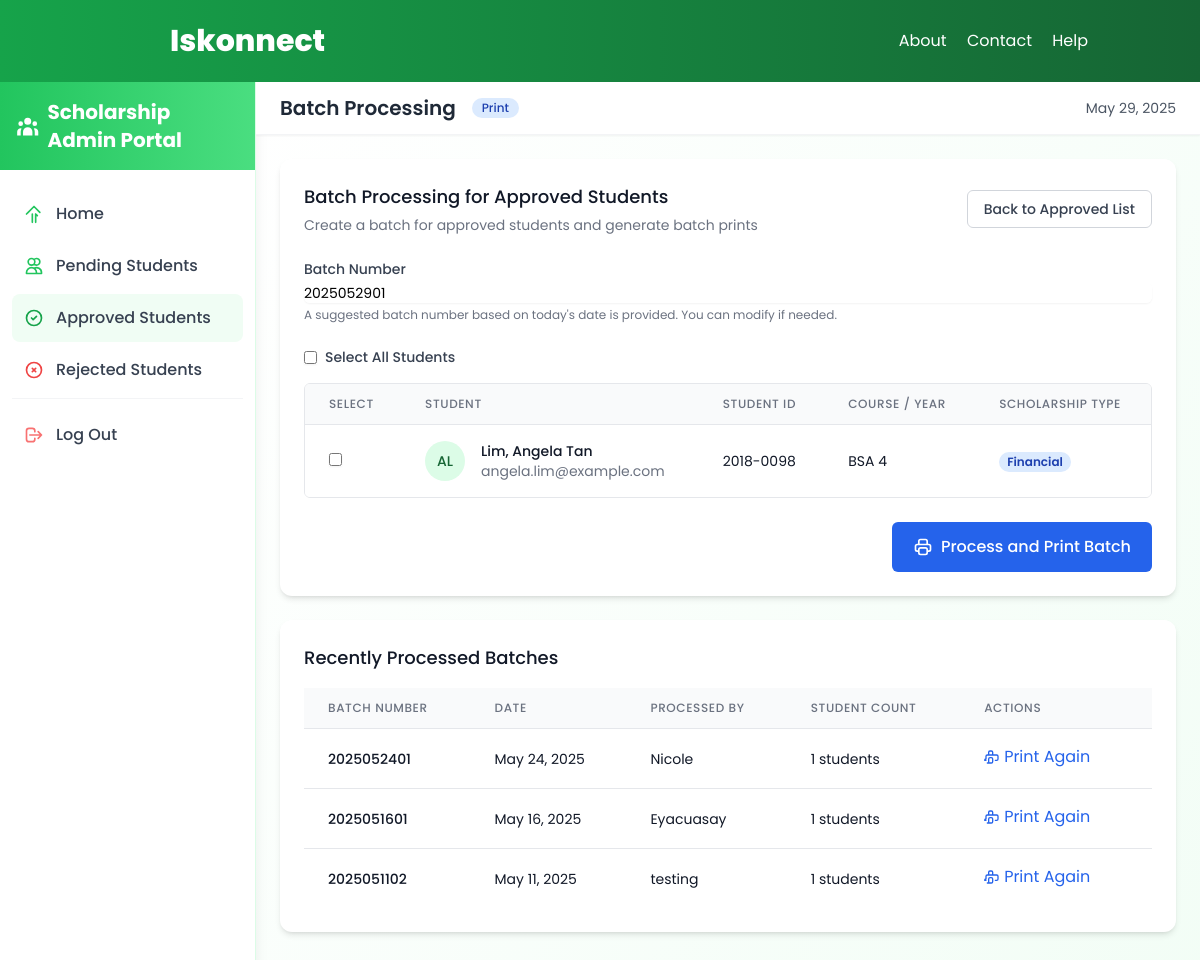
Page /ched/batch.php (signed in) on the committed database.
### tables this page shows
CREATE TABLE `students` (
  `id` int(11) NOT NULL,
  `scholarship_type` varchar(50) DEFAULT NULL,
  `last_name` varchar(100) DEFAULT NULL,
  `first_name` varchar(100) DEFAULT NULL,
  `middle_name` varchar(100) DEFAULT NULL,
  `course_yr` varchar(50) DEFAULT NULL,
  `civil_status` varchar(50) DEFAULT NULL,
  `photo` varchar(255) DEFAULT NULL,
  `gender` varchar(10) DEFAULT NULL,
  `date_of_birth` date DEFAULT NULL,
  `place_of_birth` varchar(100) DEFAULT NULL,
  `student_id` varchar(50) DEFAULT NULL,
  `address` varchar(255) DEFAULT NULL,
  `residence_type` varchar(50) DEFAULT NULL,
  `guardian_name` varchar(100) DEFAULT NULL,
  `telephone` varchar(50) DEFAULT NULL,
  `religion` varchar(50) DEFAULT NULL,
  `existing_scholarship` varchar(100) DEFAULT NULL,
  `mobile` varchar(50) DEFAULT NULL,
  `email` varchar(100) DEFAULT NULL,
  `is_pwd` varchar(5) DEFAULT NULL,
  `disability_type` varchar(100) DEFAULT NULL,
  `parent_status` varchar(50) DEFAULT NULL,
  `father_name` varchar(100) DEFAULT NULL,
  `father_age` int(3) DEFAULT NULL,
  `father_address` varchar(255) DEFAULT NULL,
  `father_tel` varchar(50) DEFAULT NULL,
  `father_mobile` varchar(50) DEFAULT NULL,
  `father_email` varchar(100) DEFAULT NULL,
  `father_occupation` varchar(100) DEFAULT NULL,
  `father_company` varchar(100) DEFAULT NULL,
  `father_income` decimal(10,2) DEFAULT NULL,
  `father_years_service` int(3) DEFAULT NULL,
  `father_education` varchar(100) DEFAULT NULL,
  `father_school` varchar(100) DEFAULT NULL,
  `father_unemployment_reason` text DEFAULT NULL,
  `mother_name` varchar(100) DEFAULT NULL,
  `mother_age` int(3) DEFAULT NULL,
  `mother_address` varchar(255) DEFAULT NULL,
  `mother_tel` varchar(50) DEFAULT NULL,
  `mother_mobile` varchar(50) DEFAULT NULL,
  `mother_email` varchar(100) DEFAULT NULL,
  `mother_occupation` varchar(100) DEFAULT NULL,
  `mother_company` varchar(100) DEFAULT NULL,
  `mother_income` decimal(10,2) DEFAULT NULL,
  `mother_years_service` int(3) DEFAULT NULL,
  `mother_education` varchar(100) DEFAULT NULL,
  `mother_school` varchar(100) DEFAULT NULL,
  `mother_unemployment_reason` text DEFAULT NULL,
  `working_siblings` int(3) DEFAULT NULL,
  `studying_siblings` int(3) DEFAULT NULL,
  `total_siblings` int(3) DEFAULT NULL,
  `house_rental` decimal(10,2) DEFAULT NULL,
  `food_grocery` decimal(10,2) DEFAULT NULL,
  `car_loan` decimal(10,2) DEFAULT NULL,
  `other_loan` decimal(10,2) DEFAULT NULL,
  `school_bus` decimal(10,2) DEFAULT NULL,
  `transportation` decimal(10,2) DEFAULT NULL,
  `education_plan` decimal(10,2) DEFAULT NULL,
  `insurance_policy` decimal(10,2) DEFAULT NULL,
  `health_insurance` decimal(10,2) DEFAULT NULL,
  `govt_loans` decimal(10,2) DEFAULT NULL,
  `clothing` decimal(10,2) DEFAULT NULL,
  `utilities` decimal(10,2) DEFAULT NULL,
  `communication` decimal(10,2) DEFAULT NULL,
  `helper_count` int(3) DEFAULT NULL,
  `helper_expense` decimal(10,2) DEFAULT NULL,
  `driver_count` int(3) DEFAULT NULL,
  `driver_expense` decimal(10,2) DEFAULT NULL,
  `medicines` decimal(10,2) DEFAULT NULL,
  `doctors_fee` decimal(10,2) DEFAULT NULL,
  `hospitalization` decimal(10,2) DEFAULT NULL,
  `recreation` decimal(10,2) DEFAULT NULL,
  `other_monthly_expenses` decimal(10,2) DEFAULT NULL,
  `total_monthly_expenses` decimal(10,2) DEFAULT NULL,
  `annual_monthly_expenses` decimal(10,2) DEFAULT NULL,
  `tuition` decimal(10,2) DEFAULT NULL,
  `withholding_tax` decimal(10,2) DEFAULT NULL,
  `govt_contributions` decimal(10,2) DEFAULT NULL,
  `other_annual_expenses` decimal(10,2) DEFAULT NULL,
  `annual_expenses_subtotal` decimal(10,2) DEFAULT NULL,
  `total_annual_expenses` decimal(10,2) DEFAULT NULL,
  `parents_annual_pay` decimal(10,2) DEFAULT NULL,
  `siblings_annual_pay` decimal(10,2) DEFAULT NULL,
  `business_income` decimal(10,2) DEFAULT NULL,
  `land_rental_income` decimal(10,2) DEFAULT NULL,
  `property_rental_income` decimal(10,2) DEFAULT NULL,
  `pension_income` decimal(10,2) DEFAULT NULL,
  `commission_income` decimal(10,2) DEFAULT NULL,
  `relative_support` decimal(10,2) DEFAULT NULL,
  `bank_deposits` decimal(10,2) DEFAULT NULL,
  `other_income` decimal(10,2) DEFAULT NULL,
  `total_annual_income` decimal(10,2) DEFAULT NULL,
  `secondary_school` varchar(100) DEFAULT NULL,
  `school_location` varchar(100) DEFAULT NULL,
  `year_graduated` varchar(20) DEFAULT NULL,
  `general_average` varchar(20) DEFAULT NULL,
  `honors_awards` text DEFAULT NULL,
  `reference1_name` varchar(100) DEFAULT NULL,
  `reference1_relationship` varchar(50) DEFAULT NULL,
  `reference1_contact` varchar(50) DEFAULT NULL,
  `reference2_name` varchar(100) DEFAULT NULL,
  `reference2_relationship` varchar(50) DEFAULT NULL,
  `reference2_contact` varchar(50) DEFAULT NULL,
  `req_photo` tinyint(1) DEFAULT 0,
  `req_itr` tinyint(1) DEFAULT 0,
  `req_ofw` tinyint(1) DEFAULT 0,
  `req_grades` tinyint(1) DEFAULT 0,
  `req_moral` tinyint(1) DEFAULT 0,
  `req_letter` tinyint(1) DEFAULT 0,
  `req_schedule` tinyint(1) DEFAULT 0,
  `office_received` varchar(100) DEFAULT NULL,
  `office_screened` varchar(100) DEFAULT NULL,
  `office_remarks` text DEFAULT NULL,
  `status` varchar(20) DEFAULT 'Pending',
  `created_at` timestamp NOT NULL DEFAULT current_timestamp(),
  `updated_at` timestamp NOT NULL DEFAULT current_timestamp() ON UPDATE current_timestamp(),
  `batch_number` varchar(50) DEFAULT NULL,
  `batch_date` date DEFAULT NULL,
  `processed_by` varchar(100) DEFAULT NULL
);

### ched/batch.php (the view, shortened to what the rows shown need)
<?php
include '../components/conn.php';
$query = "SELECT * FROM students WHERE status = 'Approved' AND (batch_number IS NULL OR batch_number = '') ORDER BY last_name ASC";
$result = mysqli_query($conn, $query);
?>
<?php include '../components/header.php'; ?>
<div class="flex h-screen bg-white overflow-hidden">
    <div class="w-64 bg-white border-r border-green-100 flex flex-col shadow-lg z-10 relative">        <div class="p-4 mb-2 bg-gradient-to-r from-green-500 to-green-400 text-white">
            <div class="flex items-center justify-center">
                <h1 class="text-xl font-bold">Scholarship Admin Portal</h1>
            </div>
        </div>
    </div>
    <div class="flex-1 overflow-y-auto bg-gradient-to-br from-white to-green-50 relative">
        <div class="bg-white shadow-sm border-b border-gray-100 px-6 py-3 flex items-center justify-between sticky top-0 z-10">
            <div class="flex items-center">
                <h2 class="text-xl font-semibold text-gray-800">Batch Processing</h2>
            </div>
        </div>
        <div class="p-6 animate__animated animate__fadeIn">
            <div class="bg-white rounded-xl shadow-md overflow-hidden mb-6">
                <div class="p-6">
                    <form action="" method="post" id="batchForm">
                        <?php if (mysqli_num_rows($result) == 0): ?>
                            <div class="text-center py-10">
                                <svg class="mx-auto h-12 w-12 text-gray-400" fill="none" stroke="currentColor" viewBox="0 0 24 24" xmlns="http://www.w3.org/2000/svg">
                                    <path stroke-linecap="round" stroke-linejoin="round" stroke-width="2" d="M9 5H7a2 2 0 00-2 2v12a2 2 0 002 2h10a2 2 0 002-2V7a2 2 0 00-2-2h-2M9 5a2 2 0 002 2h2a2 2 0 002-2M9 5a2 2 0 012-2h2a2 2 0 012 2"></path>
                                </svg>
                                <h3 class="mt-2 text-sm font-medium text-gray-900">No approved students found</h3>
                                <p class="mt-1 text-sm text-gray-500">
                                    There are no approved students to process at this time.
                                </p>
                            </div>
                        <?php else: ?>
                            <div class="overflow-x-auto border border-gray-200 rounded-md">
                                <table class="min-w-full divide-y divide-gray-200">
                                    <thead class="bg-gray-50">
                                        <tr>
                                            <th scope="col" class="px-6 py-3 text-left text-xs font-medium text-gray-500 uppercase tracking-wider">Select</th>
                                            <th scope="col" class="px-6 py-3 text-left text-xs font-medium text-gray-500 uppercase tracking-wider">Student</th>
                                            <th scope="col" class="px-6 py-3 text-left text-xs font-medium text-gray-500 uppercase tracking-wider">Student ID</th>
                                            <th scope="col" class="px-6 py-3 text-left text-xs font-medium text-gray-500 uppercase tracking-wider">Course / Year</th>
                                            <th scope="col" class="px-6 py-3 text-left text-xs font-medium text-gray-500 uppercase tracking-wider">Scholarship Type</th>
                                        </tr>
                                    </thead>
                                    <tbody class="bg-white divide-y divide-gray-200">
                                        <?php while ($row = mysqli_fetch_assoc($result)): ?>
                                            <tr class="hover:bg-gray-50">
                                                <td class="px-6 py-4 whitespace-nowrap">
                                                    <input type="checkbox" name="selected_students[]" value="<?php echo $row['id']; ?>"
                                                           class="student-checkbox rounded border-gray-300 text-blue-600 shadow-sm focus:border-blue-300 focus:ring focus:ring-offset-0 focus:ring-blue-200 focus:ring-opacity-50">
                                                </td>
                                                <td class="px-6 py-4 whitespace-nowrap">
                                                    <div class="flex items-center">
                                                        <div class="flex-shrink-0 h-10 w-10">
                                                            <?php if (!empty($row['photo'])): ?>
                                                                <img class="h-10 w-10 rounded-full object-cover" src="<?php echo htmlspecialchars('../uploads/' . $row['photo']); ?>" alt="">
                                                            <?php else: ?>
                                                                <div class="h-10 w-10 rounded-full bg-green-100 flex items-center justify-center">
                                                                    <span class="text-green-800 font-medium text-sm">
                                                                        <?php echo strtoupper(substr($row['first_name'], 0, 1) . substr($row['last_name'], 0, 1)); ?>
                                                                    </span>
                                                                </div>
                                                            <?php endif; ?>
                                                        </div>
                                                        <div class="ml-4">
                                                            <div class="text-sm font-medium text-gray-900">
                                                                <?php echo htmlspecialchars($row['last_name'] . ', ' . $row['first_name'] . ' ' . $row['middle_name']); ?>
                                                            </div>
                                                            <div class="text-sm text-gray-500">
                                                                <?php echo htmlspecialchars($row['email']); ?>
                                                            </div>
                                                        </div>
                                                    </div>
                                                </td>
                                                <td class="px-6 py-4 whitespace-nowrap">
                                                    <div class="text-sm text-gray-900"><?php echo htmlspecialchars($row['student_id']); ?></div>
                                                </td>
                                                <td class="px-6 py-4 whitespace-nowrap">
                                                    <div class="text-sm text-gray-900"><?php echo htmlspecialchars($row['course_yr']); ?></div>
                                                </td>
                                                <td class="px-6 py-4 whitespace-nowrap">
                                                    <?php if ($row['scholarship_type'] == 'Financial Assistantship'): ?>
                                                        <span class="px-2 inline-flex text-xs leading-5 font-semibold rounded-full bg-blue-100 text-blue-800">
                                                            Financial
                                                        </span>
                                                    <?php else: ?>
                                                        <span class="px-2 inline-flex text-xs leading-5 font-semibold rounded-full bg-purple-100 text-purple-800">
                                                            Student Assistantship
                                                        </span>
                                                    <?php endif; ?>
                                                </td>
                                            </tr>
                                        <?php endwhile; ?>
                                    </tbody>
                                </table>
                            </div>
                        <?php endif; ?>
                    </form>
                </div>
            </div>
            <div class="bg-white rounded-xl shadow-md overflow-hidden">
                <div class="p-6">
                    <?php
                    $recent_batches_query = "SELECT
                                              batch_number,
                                              batch_date,
                                              processed_by,
                                              COUNT(*) as student_count
                                             FROM students
                                             WHERE batch_number IS NOT NULL
                                             GROUP BY batch_number
                                             ORDER BY batch_date DESC
                                             LIMIT 5";
                    $recent_batches = mysqli_query($conn, $recent_batches_query);
                    if (mysqli_num_rows($recent_batches) == 0): ?>
                        <p class="text-sm text-gray-500">No batches have been processed yet.</p>
                    <?php else: ?>
                        <div class="overflow-x-auto">
                            <table class="min-w-full divide-y divide-gray-200">
                                <thead class="bg-gray-50">
                                    <tr>
                                        <th scope="col" class="px-6 py-3 text-left text-xs font-medium text-gray-500 uppercase tracking-wider">Batch Number</th>
                                        <th scope="col" class="px-6 py-3 text-left text-xs font-medium text-gray-500 uppercase tracking-wider">Date</th>
                                        <th scope="col" class="px-6 py-3 text-left text-xs font-medium text-gray-500 uppercase tracking-wider">Processed By</th>
                                        <th scope="col" class="px-6 py-3 text-left text-xs font-medium text-gray-500 uppercase tracking-wider">Student Count</th>
                                        <th scope="col" class="px-6 py-3 text-left text-xs font-medium text-gray-500 uppercase tracking-wider">Actions</th>
                                    </tr>
                                </thead>
                            </table>
                        </div>
                    <?php endif; ?>
                </div>
            </div>
        </div>
    </div>
</div>
<?php include '../components/footer.php'; ?>

### rows in the picture
students: first_name+last_name "AL", last_name+first_name+middle_name "Lim, Angela Tan", email "angela.lim@example.com", student "2018-0098", course_yr "BSA 4", shows "Financial"

### other values in the picture
$batch['batch_number'] "2025052401"
date('F j, Y', strtotime($batch['batch_date'])) "May 24, 2025"
$batch['processed_by'] "Nicole"
$batch['student_count'] "1"
$batch['batch_number'] "2025051601"
date('F j, Y', strtotime($batch['batch_date'])) "May 16, 2025"
$batch['processed_by'] "Eyacuasay"
$batch['batch_number'] "2025051102"
date('F j, Y', strtotime($batch['batch_date'])) "May 11, 2025"
$batch['processed_by'] "testing"
